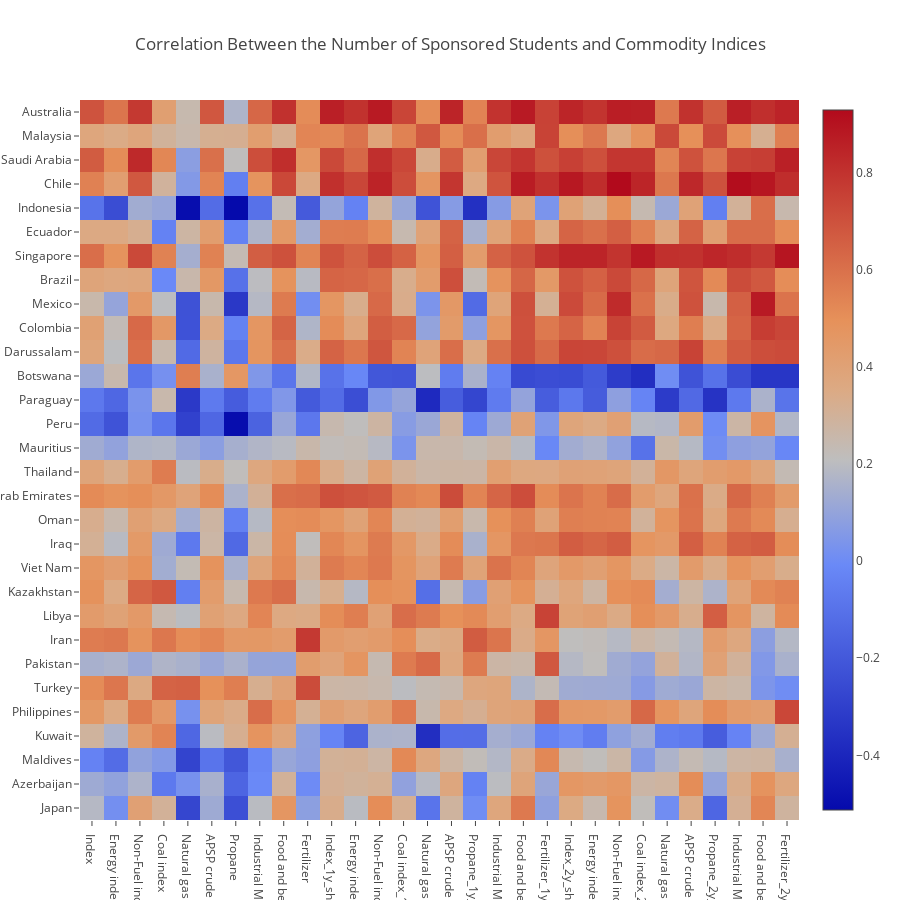

This figure's notebook cell:
### Code cell
trace_corr = go.Heatmap(z = inve_corrs,
                        x = inve_country_corr_pvalues_df.columns.values,
                        y = inve_country_corr_pvalues_df.index.values,
                        )
layout_corr = go.Layout(
    title="Correlation Between the Number of Sponsored Students and Commodity Indices",
    autosize=False,
    width=900,
    height=900)

iplot(go.Figure(data=[trace_corr], layout=layout_corr))

### Figure 1 — Plotly figure (JSON) as saved in the notebook; plotly's stock layout.template omitted (floating-point values rounded to 4 significant figures; data arrays with more than 128 entries replaced by an {"elided": "..."} marker saying what was removed)
{"data": [{"type": "heatmap", "x": ["Index", "Energy index", "Non-Fuel index", "Coal index", "Natural gas index", "APSP crude oil_USD_per_bbl", "Propane", "Industrial Materials index", "Food and beverage index", "Fertilizer", "Index_1y_shift", "Energy index_1y_shift", "Non-Fuel index_1y_shift", "Coal index_1y_shift", "Natural gas index_1y_shift", "APSP crude oil_USD_per_bbl_1y_shift", "Propane_1y_shift", "Industrial Materials index_1y_shift", "Food and beverage index_1y_shift", "Fertilizer_1y_shift", "Index_2y_shift", "Energy index_2y_shift", "Non-Fuel index_2y_shift", "Coal index_2y_shift", "Natural gas index_2y_shift", "APSP crude oil_USD_per_bbl_2y_shift", "Propane_2y_shift", "Industrial Materials index_2y_shift", "Food and beverage index_2y_shift", "Fertilizer_2y_shift"], "y": ["Japan", "Azerbaijan", "Maldives", "Kuwait", "Philippines", "Turkey", "Pakistan", "Iran", "Libya", "Kazakhstan", "Viet Nam", "Iraq", "Oman", "United Arab Emirates", "Thailand", "Mauritius", "Peru", "Paraguay", "Botswana", "Brunei Darussalam", "Colombia", "Mexico", "Brazil", "Singapore", "Ecuador", "Indonesia", "Chile", "Saudi Arabia", "Malaysia", "Australia"], "z": {"elided": "30x30 float values"}}], "layout": {"autosize": false, "height": 900, "title": "Correlation Between the Number of Sponsored Students and Commodity Indices", "width": 900}}
